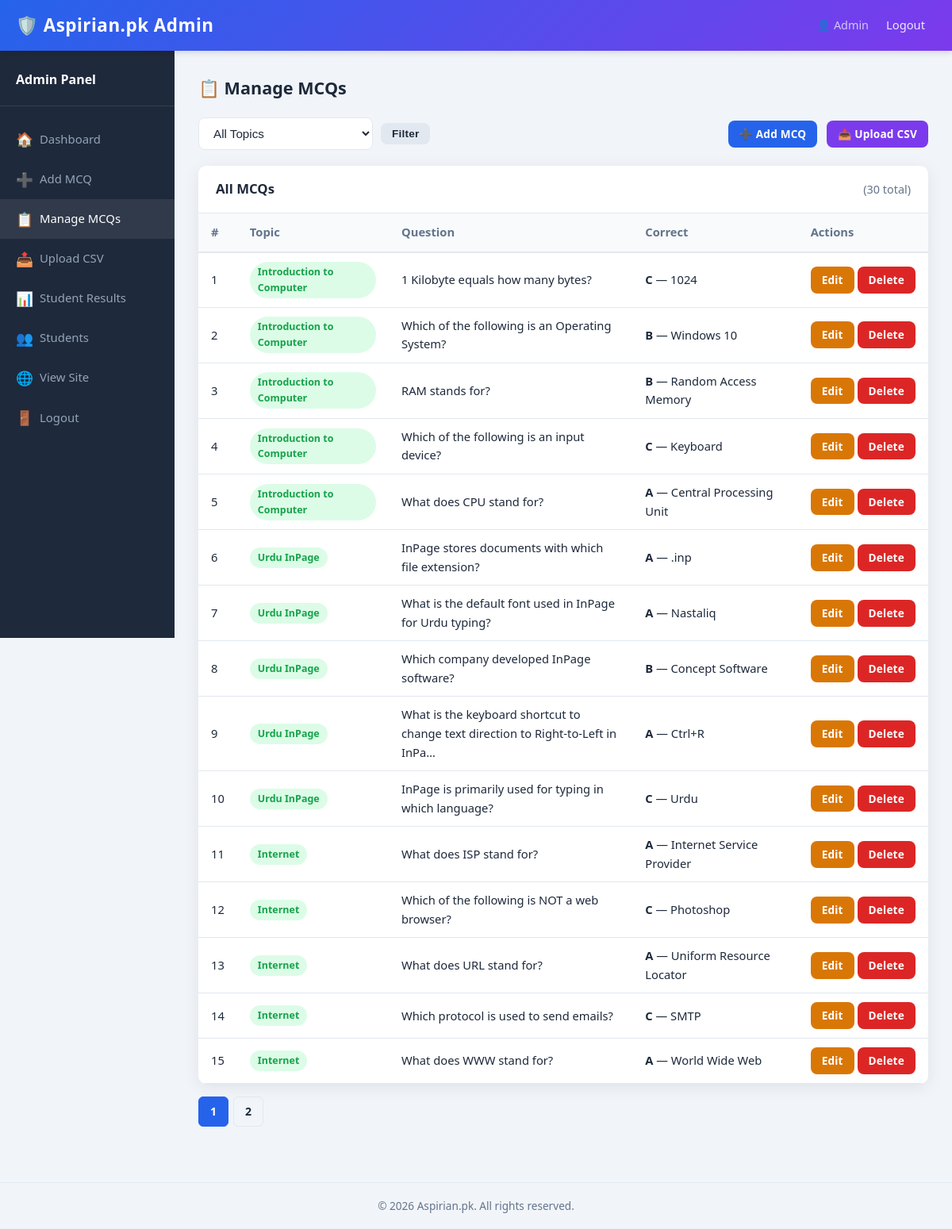
Screenshot of /admin/mcqs.php (signed in) with the database file from the repository.
### tables this page shows
CREATE TABLE IF NOT EXISTS mcqs (
    id              INT(11)       NOT NULL AUTO_INCREMENT,
    topic           VARCHAR(100)  NOT NULL,
    question        TEXT          NOT NULL,
    option_a        VARCHAR(255)  NOT NULL,
    option_b        VARCHAR(255)  NOT NULL,
    option_c        VARCHAR(255)  NOT NULL,
    option_d        VARCHAR(255)  NOT NULL,
    correct_option  ENUM('a','b','c','d') NOT NULL,
    created_at      TIMESTAMP     NOT NULL DEFAULT CURRENT_TIMESTAMP,
    PRIMARY KEY (id),
    INDEX idx_topic (topic)
);

### functions.php (called while the page is built, shortened)
<?php
require_once __DIR__ . '/config.php';
function e(string $str): string {
    return htmlspecialchars($str, ENT_QUOTES | ENT_HTML5, 'UTF-8');
}
function fetchOne(string $sql, string $types = '', ...$params): ?array {
    global $conn;
    $stmt = $conn->prepare($sql);
    $stmt->execute();
    $result = $stmt->get_result();
    $row    = $result->fetch_assoc();
    return $row ?: null;
}
function fetchAll(string $sql, string $types = '', ...$params): array {
    global $conn;
    $stmt = $conn->prepare($sql);
    if ($types && $params) {
        $stmt->bind_param($types, ...$params);
    }
    $stmt->execute();
    $result = $stmt->get_result();
    $rows   = $result->fetch_all(MYSQLI_ASSOC);
    return $rows;
}

### admin/mcqs.php (the view, shortened to what this page needs)
<?php
require_once __DIR__ . '/../functions.php';
$pageTitle = '📋 Manage MCQs';
$filterTopic = trim($_GET['topic'] ?? '');
$page        = max(1, (int)($_GET['page'] ?? 1));
$perPage     = 15;
$offset      = ($page - 1) * $perPage;
if ($filterTopic) {
    $totalRows = fetchOne('SELECT COUNT(*) AS c FROM mcqs WHERE topic = ?', 's', $filterTopic)['c'] ?? 0;
} else {
    $totalRows = fetchOne('SELECT COUNT(*) AS c FROM mcqs')['c'] ?? 0;
}
$totalPages = max(1, (int)ceil($totalRows / $perPage));
if ($filterTopic) {
    $mcqs = fetchAll(
        'SELECT * FROM mcqs WHERE topic = ? ORDER BY id DESC LIMIT ? OFFSET ?',
        'sii', $filterTopic, $perPage, $offset
    );
} else {
    $mcqs = fetchAll(
        'SELECT * FROM mcqs ORDER BY id DESC LIMIT ? OFFSET ?',
        'ii', $perPage, $offset
    );
}
include '_header.php';
?>
<div style="display:flex; align-items:center; gap:12px; margin-bottom:20px; flex-wrap:wrap;">
    <form method="GET" style="display:flex; gap:10px; align-items:center; flex-wrap:wrap;">
        <select name="topic" class="form-control" style="width:220px;" onchange="this.form.submit()">
            <option value="">All Topics</option>
        </select>
        <button type="submit" class="btn btn-light btn-sm">Filter</button>
    </form>
    <a href="add_mcq.php" class="btn btn-primary btn-sm" style="margin-left:auto;">
        ➕ Add MCQ
    </a>
    <a href="upload_csv.php" class="btn btn-secondary btn-sm">📤 Upload CSV</a>
</div>
<div class="card">
    <div class="card-header">
        <?= $filterTopic ? e($filterTopic) . ' MCQs' : 'All MCQs' ?>
        <span style="font-weight:400; color:#64748b; font-size:.9rem;">
            (<?= $totalRows ?> total)
        </span>
    </div>
    <div class="card-body" style="padding:0;">
        <div class="table-responsive">
            <table>
                <thead>
                    <tr>
                        <th>#</th>
                        <th>Topic</th>
                        <th>Question</th>
                        <th>Correct</th>
                        <th>Actions</th>
                    </tr>
                </thead>
                <tbody>
                    <?php if (empty($mcqs)): ?>
                        <tr>
                            <td colspan="5" style="text-align:center; color:#94a3b8; padding:30px;">
                                No MCQs found.
                                <a href="add_mcq.php">Add one now</a>.
                            </td>
                        </tr>
                    <?php else: ?>
                        <?php foreach ($mcqs as $i => $mcq): ?>
                            <tr>
                                <td><?= $offset + $i + 1 ?></td>
                                <td>
                                    <span class="badge badge-success" style="font-size:.78rem;">
                                        <?= e($mcq['topic']) ?>
                                    </span>
                                </td>
                                <td style="max-width:380px;">
                                    <span title="<?= e($mcq['question']) ?>">
                                        <?= e(mb_strimwidth($mcq['question'], 0, 80, '…')) ?>
                                    </span>
                                </td>
                                <td>
                                    <strong style="text-transform:uppercase;">
                                        <?= e($mcq['correct_option']) ?>
                                    </strong>
                                    — <?= e($mcq['option_' . $mcq['correct_option']]) ?>
                                </td>
                                <td style="white-space:nowrap;">
                                    <a href="edit_mcq.php?id=<?= (int)$mcq['id'] ?>"
                                       class="btn btn-warning btn-sm">Edit</a>
                                    <a href="delete_mcq.php?id=<?= (int)$mcq['id'] ?><?= $filterTopic ? '&topic='.urlencode($filterTopic) : '' ?>"
                                       class="btn btn-danger btn-sm"
                                       onclick="return confirm('Delete this MCQ?');">Delete</a>
                                </td>
                            </tr>
                        <?php endforeach; ?>
                    <?php endif; ?>
                </tbody>
            </table>
        </div>
    </div>
</div>
<?php if ($totalPages > 1): ?>
<div class="pagination mt-2">
    <?php for ($p = 1; $p <= $totalPages; $p++): ?>
        <?php $url = 'mcqs.php?page=' . $p . ($filterTopic ? '&topic='.urlencode($filterTopic) : ''); ?>
        <?php if ($p === $page): ?>
            <span class="current"><?= $p ?></span>
        <?php else: ?>
            <a href="<?= $url ?>"><?= $p ?></a>
        <?php endif; ?>
    <?php endfor; ?>
</div>
<?php endif; ?>
<?php include '_footer.php'; ?>

### admin/_header.php (shortened to what this page needs)
<!DOCTYPE html>
<html lang="en">
<head>
    <link rel="stylesheet" href="../assets/css/style.css">
</head>
<body>
<nav class="navbar">
    <div class="container" style="max-width:100%;">
        <a class="navbar-brand" href="dashboard.php">
            🛡️ <?= SITE_NAME ?> Admin
        </a>
        <div class="navbar-nav">
            <span style="color:rgba(255,255,255,.7); font-size:.9rem;">
                👤 <?= e($_SESSION['name'] ?? 'Admin') ?>
            </span>
            <a href="logout.php">Logout</a>
        </div>
    </div>
</nav>
<div class="admin-layout">
    <aside class="sidebar">
        <div class="sidebar-brand">Admin Panel</div>
        <ul class="sidebar-nav">
            <li>
                <a href="dashboard.php" <?= (basename($_SERVER['PHP_SELF']) === 'dashboard.php') ? 'class="active"' : '' ?>>
                    <span class="nav-icon">🏠</span> Dashboard
                </a>
            </li>
            <li>
                <a href="add_mcq.php" <?= (basename($_SERVER['PHP_SELF']) === 'add_mcq.php') ? 'class="active"' : '' ?>>
                    <span class="nav-icon">➕</span> Add MCQ
                </a>
            </li>
            <li>
                <a href="mcqs.php" <?= (basename($_SERVER['PHP_SELF']) === 'mcqs.php') ? 'class="active"' : '' ?>>
                    <span class="nav-icon">📋</span> Manage MCQs
                </a>
            </li>
            <li>
                <a href="upload_csv.php" <?= (basename($_SERVER['PHP_SELF']) === 'upload_csv.php') ? 'class="active"' : '' ?>>
                    <span class="nav-icon">📤</span> Upload CSV
                </a>
            </li>
            <li>
                <a href="results.php" <?= (basename($_SERVER['PHP_SELF']) === 'results.php') ? 'class="active"' : '' ?>>
                    <span class="nav-icon">📊</span> Student Results
                </a>
            </li>
            <li>
                <a href="students.php" <?= (basename($_SERVER['PHP_SELF']) === 'students.php') ? 'class="active"' : '' ?>>
                    <span class="nav-icon">👥</span> Students
                </a>
            </li>
            <li>
                <a href="../index.php" target="_blank">
                    <span class="nav-icon">🌐</span> View Site
                </a>
            </li>
            <li>
                <a href="logout.php">
                    <span class="nav-icon">🚪</span> Logout
                </a>
            </li>
        </ul>
    </aside>
    <main class="admin-content">
        <h2 style="font-size:1.35rem; font-weight:700; margin-bottom:20px; color:#1e293b;">
            <?= e($pageTitle ?? '') ?>
        </h2>

### admin/_footer.php
    </main>
</div>
<footer class="footer">
    &copy; <?= date('Y') ?> <?= SITE_NAME ?>. All rights reserved.
</footer>
</body>
</html>

### assets/css/style.css (style rules this page uses)
*, *::before, *::after { box-sizing: border-box; margin: 0; padding: 0; }
:root { --primary: #2563eb; --primary-dk: #1e40af; --secondary: #7c3aed; --success: #16a34a; --danger: #dc2626; --warning: #d97706; --bg: #f1f5f9; --card: #ffffff; --text: #1e293b; --muted: #64748b; --border: #e2e8f0; --radius: 10px; --shadow: 0 4px 20px rgba(0,0,0,.08); }
body { font-family: 'Segoe UI', Tahoma, Geneva, Verdana, sans-serif; background: var(--bg); color: var(--text); min-height: 100vh; line-height: 1.6; }
a { color: var(--primary); text-decoration: none; }
.container { width: 100%; max-width: 1100px; margin: 0 auto; padding: 0 20px; }
.navbar { background: linear-gradient(135deg, var(--primary) 0%, var(--secondary) 100%); color: #fff; padding: 14px 0; box-shadow: 0 2px 8px rgba(0,0,0,.15); position: sticky; top: 0; z-index: 100; }
.navbar .container { display: flex; align-items: center; justify-content: space-between; flex-wrap: wrap; gap: 12px; }
.navbar-brand { font-size: 1.4rem; font-weight: 700; color: #fff; letter-spacing: .5px; }
.navbar-nav { display: flex; gap: 8px; align-items: center; flex-wrap: wrap; }
.navbar-nav a { color: rgba(255,255,255,.88); padding: 6px 14px; border-radius: 6px; font-size: .92rem; transition: background .2s; }
.form-control { width: 100%; padding: 10px 14px; border: 1.5px solid var(--border); border-radius: 8px; font-size: .95rem; transition: border-color .2s, box-shadow .2s; background: #fff; color: var(--text); }
select.form-control { cursor: pointer; }
.btn { display: inline-block; padding: 10px 22px; border-radius: 8px; border: none; font-size: .95rem; font-weight: 600; cursor: pointer; transition: background .2s, transform .1s, box-shadow .2s; text-align: center; letter-spacing: .2px; }
.btn-primary { background: var(--primary); color: #fff; }
.btn-secondary { background: var(--secondary); color: #fff; }
.btn-danger { background: var(--danger); color: #fff; }
.btn-warning { background: var(--warning); color: #fff; }
.btn-light { background: var(--border); color: var(--text); }
.btn-sm { padding: 6px 14px; font-size: .85rem; }
.card { background: var(--card); border-radius: var(--radius); box-shadow: var(--shadow); overflow: hidden; }
.card-header { padding: 16px 22px; border-bottom: 1px solid var(--border); font-weight: 700; font-size: 1.05rem; display: flex; align-items: center; justify-content: space-between; gap: 10px; }
.card-body { padding: 22px; }
.badge { display: inline-block; padding: 3px 10px; border-radius: 50px; font-size: .78rem; font-weight: 700; }
.badge-success { background: #dcfce7; color: var(--success); }
.table-responsive { overflow-x: auto; }
table { width: 100%; border-collapse: collapse; font-size: .92rem; }
thead th { background: #f8fafc; padding: 12px 16px; text-align: left; font-weight: 700; color: var(--muted); border-bottom: 2px solid var(--border); white-space: nowrap; }
tbody tr { transition: background .15s; }
tbody td { padding: 11px 16px; border-bottom: 1px solid var(--border); vertical-align: middle; }
.pagination { display: flex; gap: 6px; flex-wrap: wrap; margin-top: 20px; }
.pagination a, .pagination span { padding: 7px 14px; border-radius: 6px; border: 1.5px solid var(--border); color: var(--text); font-size: .88rem; font-weight: 600; }
.pagination .current { background: var(--primary); color: #fff; border-color: var(--primary); }
.admin-layout { display: grid; grid-template-columns: 220px 1fr; min-height: calc(100vh - 60px); gap: 0; }
.sidebar { background: #1e293b; color: #cbd5e1; padding: 24px 0; position: sticky; top: 60px; height: calc(100vh - 60px); overflow-y: auto; }
.sidebar-brand { padding: 0 20px 20px; font-size: 1rem; font-weight: 700; color: #fff; border-bottom: 1px solid rgba(255,255,255,.1); margin-bottom: 16px; }
.sidebar-nav { list-style: none; }
.sidebar-nav li a { display: flex; align-items: center; gap: 10px; padding: 11px 20px; color: #94a3b8; font-size: .93rem; transition: background .15s, color .15s; }
.sidebar-nav li a:hover, .sidebar-nav li a.active { background: rgba(255,255,255,.08); color: #fff; text-decoration: none; }
.sidebar-nav li a .nav-icon { font-size: 1.1rem; width: 20px; text-align: center; }
.admin-content { padding: 30px; overflow-y: auto; }
.mt-2 { margin-top: 16px; }
.footer { text-align: center; padding: 18px; color: var(--muted); font-size: .85rem; border-top: 1px solid var(--border); margin-top: 40px; }

### rows the page displays
mcqs: i "1", topic "Introduction to Computer", question "1 Kilobyte equals how many bytes?", correct_option "C", option_c "1024"
mcqs: i "2", topic "Introduction to Computer", question "Which of the following is an Operating System?", correct_option "B", option_b "Windows 10"
mcqs: i "3", topic "Introduction to Computer", question "RAM stands for?", correct_option "B", option_b "Random Access Memory"
mcqs: i "4", topic "Introduction to Computer", question "Which of the following is an input device?", correct_option "C", option_c "Keyboard"
mcqs: i "5", topic "Introduction to Computer", question "What does CPU stand for?", correct_option "A", option_a "Central Processing Unit"
mcqs: i "6", topic "Urdu InPage", question "InPage stores documents with which file extension?", correct_option "A", option_a ".inp"
mcqs: i "7", topic "Urdu InPage", question "What is the default font used in InPage for Urdu typing?", correct_option "A", option_a "Nastaliq"
mcqs: i "8", topic "Urdu InPage", question "Which company developed InPage software?", correct_option "B", option_b "Concept Software"
mcqs: i "9", topic "Urdu InPage", question "What is the keyboard shortcut to change text direction to Right-to-Left in InPa…", correct_option "A", option_a "Ctrl+R"
mcqs: i "10", topic "Urdu InPage", question "InPage is primarily used for typing in which language?", correct_option "C", option_c "Urdu"
mcqs: i "11", topic "Internet", question "What does ISP stand for?", correct_option "A", option_a "Internet Service Provider"
mcqs: i "12", topic "Internet", question "Which of the following is NOT a web browser?", correct_option "C", option_c "Photoshop"
mcqs: i "13", topic "Internet", question "What does URL stand for?", correct_option "A", option_a "Uniform Resource Locator"
mcqs: i "14", topic "Internet", question "Which protocol is used to send emails?", correct_option "C", option_c "SMTP"
mcqs: i "15", topic "Internet", question "What does WWW stand for?", correct_option "A", option_a "World Wide Web"

### other values shown
SITE_NAME "Aspirian.pk"
$_SESSION['name'] "Admin"
$pageTitle "📋 Manage MCQs"
$totalRows "30"
